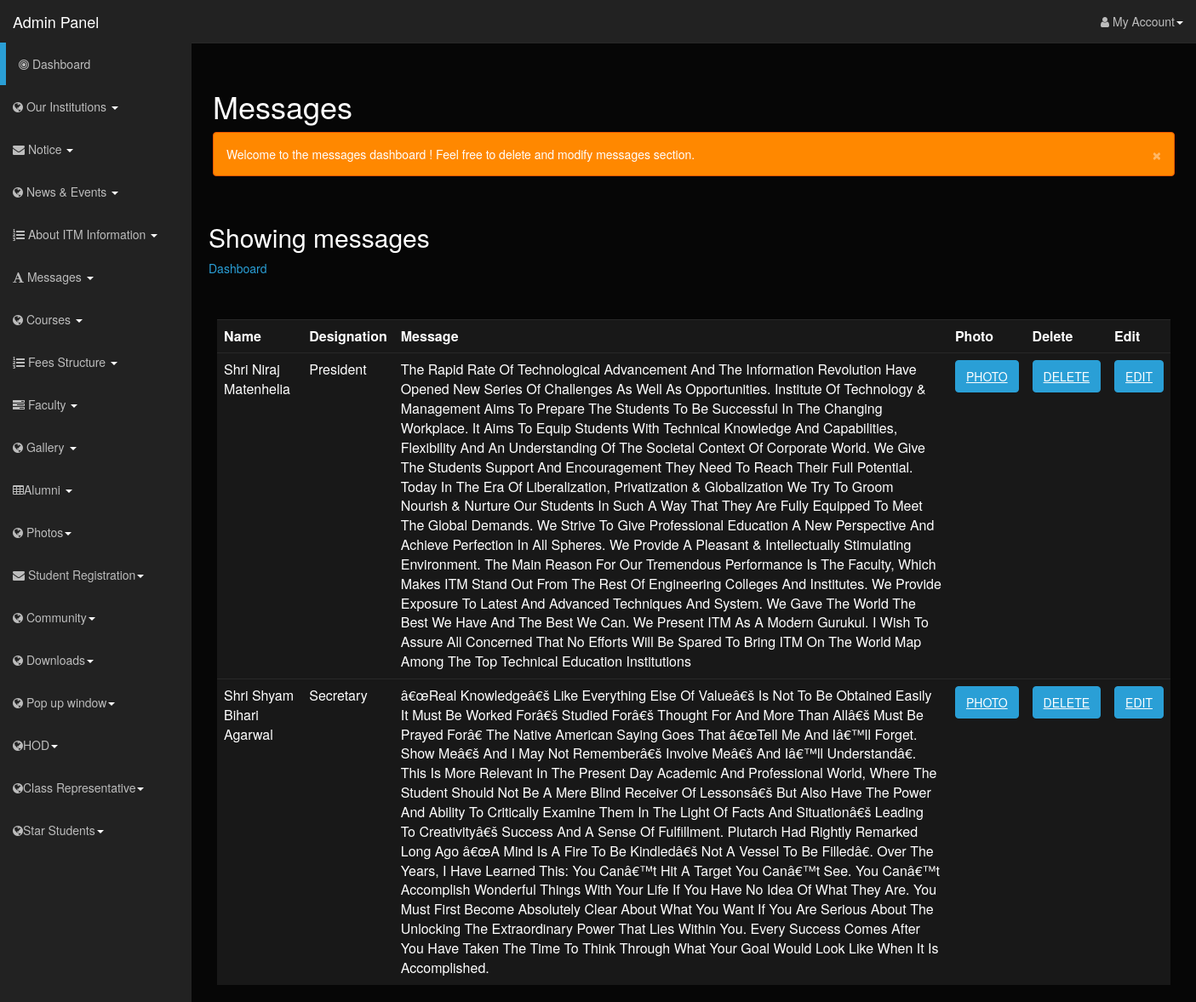
/admin/showmessage.php, run on the app's committed database.
### tables this page shows
CREATE TABLE `management` (
  `id` int(10) NOT NULL,
  `name` varchar(100) NOT NULL,
  `designation` varchar(100) NOT NULL,
  `message` varchar(20000) NOT NULL,
  `photo` varchar(100) NOT NULL,
  `status` int(5) NOT NULL
);

### admin/showmessage.php (the view, shortened to what this page needs)
<html lang="en">
<head>
    <link rel="stylesheet" type="text/css" href="bootstrap/css/bootstrap.min.css" />
    <link rel="stylesheet" type="text/css" href="font-awesome/css/font-awesome.min.css" />
    <link rel="stylesheet" type="text/css" href="css/local.css" />
    <link rel="stylesheet" type="text/css" href="http://www.shieldui.com/shared/components/latest/css/light-bootstrap/all.min.css" />
    <link id="gridcss" rel="stylesheet" type="text/css" href="http://www.shieldui.com/shared/components/latest/css/dark-bootstrap/all.min.css" />
</head>
<body>
    <div id="wrapper">
          <?php
		    include("navigation.php");
			?>
		 <div id="page-wrapper">
            <div class="row">
                <div class="col-lg-12">
                    <h1>Messages</h1>
                    <div class="alert alert-dismissable alert-warning">
                        <button data-dismiss="alert" class="close" type="button">&times;</button>
                        Welcome to the messages dashboard ! Feel free to delete and modify messages section.
                        <br />
                    </div>
                </div>
            </div>
         </div>
			<section class="banner-area relative about-banner" id="home">
				<div class="container">
					<div class="row d-flex align-items-center justify-content-center">
						<div class="about-content col-lg-12">
							<h2 class="text-white">
							 Showing messages
							</h2>
							<p class="text-white link-nav"><a href="index.php">Dashboard </a>
						</div>
					</div>
				</div>
			</section>
			<br><br>
			<section class="info-area pb-40">
				<div class="container-fluid">
				    <div class="col-md-12">
			<form action="" method="POST"><table class="table">
			            <tr>
							<td><b>Name</b></td>
							<td><b>Designation</b></td>
							<td><b>Message</b></td>
							<td><b>Photo</b></td>
							<td><b>Delete</b></td>
							<td><b>Edit</b></td>
					   </tr>
			<?php
			  include("connect.php");
			  $result=mysqli_query($con,"select * from management where status=1");
			   while( $row=mysqli_fetch_assoc($result))
			   {
			    ?>
			    <tr>
					        <td><?php echo ucwords($row['name']);?></td>
					        <td><?php echo ucwords($row['designation']);?></td>
					        <td><?php echo ucwords($row['message']);?></td>
							<td><a href='../img/dean/<?php echo $row['photo'] ?>' class="btn btn-primary text-uppercase">Photo</a></td>
							<td><a href='showmessage.php?data_id=<?php echo $row['id'] ?>' class="btn btn-primary text-uppercase"  onclick=' return deletebyid();'>Delete</a></td>
							<td><a href='editmessage.php?data_id=<?php echo $row['id'] ?>' class="btn btn-primary text-uppercase"  onclick='javascript:return confirm("Sure to edit ?" );'>Edit</a></td>
				</tr>
			    <?php
			   }
			   ?>
			  </table></form>
			  </div></div>
			  </section>
	</body>
</html>

### data on the page
management: name "Shri Niraj Matenhelia", designation "President", message "The Rapid Rate Of Technological Advancement And The Information Revolution Have Opened New Series Of Challenges As Well As Opportunities. Institute Of Technology & Management Aims To Prepare The Students To Be Successful In The Changing Workplace. It Aims To Equip Students With Technical Knowledge And Capabilities, Flexibility And An Understanding Of The Societal Context Of Corporate World. We Give The Students Support And Encouragement They Need To Reach Their Full Potential. Today In The Era Of Liberalization, Privatization & Globalization We Try To Groom Nourish & Nurture Our Students In Such A Way That They Are Fully Equipped To Meet The Global Demands. We Strive To Give Professional…"
management: name "Shri Shyam Bihari Agarwal", designation "Secretary", message "â€œReal Knowledgeâ€š Like Everything Else Of Valueâ€š Is Not To Be Obtained Easily It Must Be Worked Forâ€š Studied Forâ€š Thought For And More Than Allâ€š Must Be Prayed Forâ€ The Native American Saying Goes That â€œTell Me And Iâ€™ll Forget. Show Meâ€š And I May Not Rememberâ€š Involve Meâ€š And Iâ€™ll Understandâ€. This Is More Relevant In The Present Day Academic And Professional World, Where The Student Should Not Be A Mere Blind Receiver Of Lessonsâ€š But Also Have The Power And Ability To Critically Examine Them In The Light Of Facts And Situationâ€š Leading To Creativityâ€š Success And A Sense Of Fulfillment. Plutarch Had Rightly Remarked Long Ago â€œA Mind Is A Fire To Be…"
